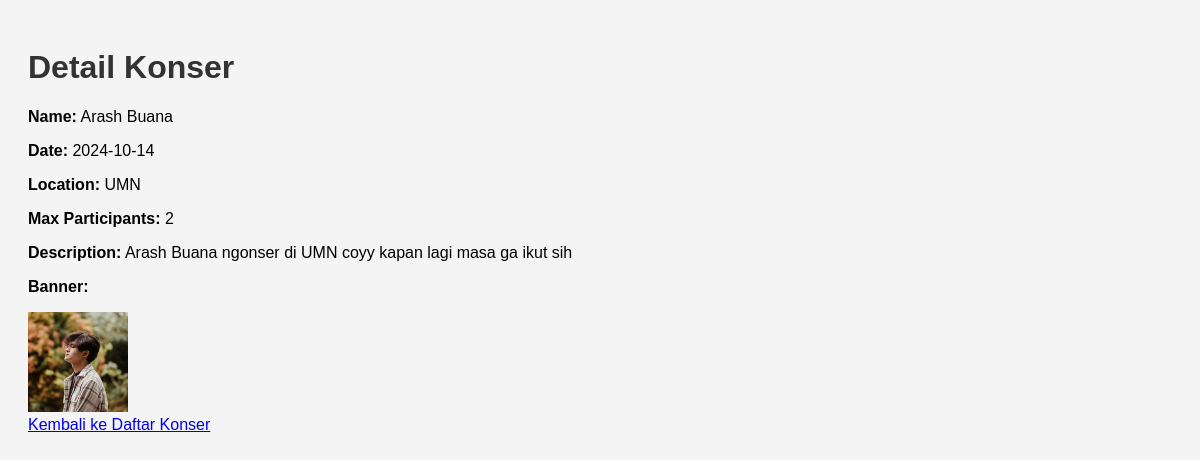
Page /tesuts/tesuts/concert_detail.php?id=13 on the committed database.
### tables this page shows
CREATE TABLE `concerts` (
  `id` int(11) NOT NULL,
  `name` varchar(255) NOT NULL,
  `date` date NOT NULL,
  `location` varchar(255) NOT NULL,
  `max_participants` int(11) DEFAULT 0,
  `image` varchar(255) NOT NULL,
  `description` text DEFAULT NULL
);

### tesuts/tesuts/concert_detail.php (the view, shortened to what this page needs)
<?php
$conn = new mysqli("localhost", "root", "", "concert_system");
$id = isset($_GET['id']) ? intval($_GET['id']) : 0;
$result = $conn->query("SELECT * FROM concerts WHERE id = $id");
$concert = $result->fetch_assoc();
?>
<!DOCTYPE html>
<html lang="en">
<head>
    <link rel="stylesheet" href="style.css">
</head>
<body>
    <h1>Detail Konser</h1>
    <p><strong>Name:</strong> <?php echo htmlspecialchars($concert['name']); ?></p>
    <p><strong>Date:</strong> <?php echo htmlspecialchars($concert['date']); ?></p>
    <p><strong>Location:</strong> <?php echo htmlspecialchars($concert['location']); ?></p>
    <p><strong>Max Participants:</strong> <?php echo htmlspecialchars($concert['max_participants']); ?></p>
    <p><strong>Description:</strong>
       <?php echo !empty($concert['description']) ? htmlspecialchars($concert['description']) : "Tidak ada deskripsi."; ?>
    </p>
    <p><strong>Banner:</strong></p>
    <img src="<?php echo htmlspecialchars($concert['image']); ?>" alt="Concert Image" width="200" height="200">
    <br />
    <a href="list_concert.php">Kembali ke Daftar Konser</a>
</body>
</html>

### tesuts/tesuts/style.css (style rules this page uses)
body { font-family: Arial, sans-serif; padding: 20px; background-color: #f4f4f4; }
h1 { color: #333; }
img { max-width: 100px; max-height: 100px; object-fit: cover; }

### rows in the picture
concerts: name "Arash Buana", date "2024-10-14", location "UMN", max_participants "2", description "Arash Buana ngonser di UMN coyy kapan lagi masa ga ikut sih", image (picture)
